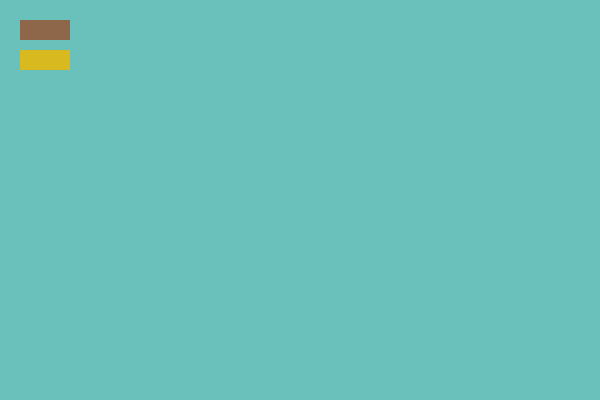
Frame 1 (no input)
Frame 60 (the mouse pressed at the canvas centre just before this capture): identical to frame 1, image omitted
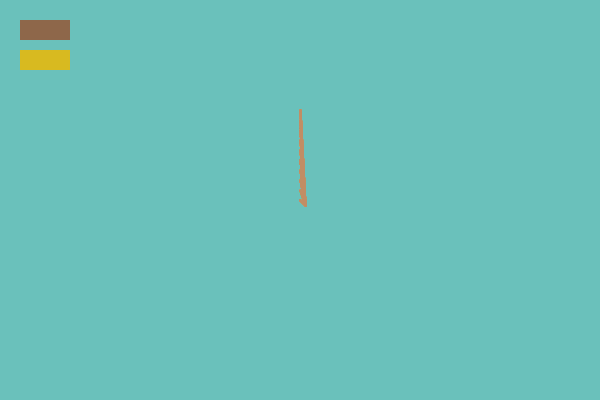
Frame 120 (the mouse held since frame 60 and released just before this capture)

The Processing sketch that drew these frames (run headless with seeded random() and noise(); from frame 60 on, the mouse is pressed at the canvas centre):

// Processing sketch: project7_drawing
// ── project7_drawing.pde
Boolean brush = true;
int bx = 20;
int by = 20;
int bw = 50;
int bh = 20;
int by2 = by + bh + 10;
int d = 5;

void setup() {
  size(600, 400);
  colorMode(HSB, 360, 100, 100);
  background(176, 45, 76);
  cursor(HAND);
}

void draw() {
  // brown rectangle
  if((mouseX > bx) && (mouseX < bx + bw) && (mouseY > by) && (mouseY < by + bh) && mousePressed == true) {
    noStroke();
    fill(26, 48, 76);
    brush = true;
  } else {
    noStroke();
    fill(26, 48, 56);
  }
  
  //yellow rectangle
  rect(bx, by, bw, bh);
  if ((mouseX > bx) && (mouseX < bx + bw) && (mouseY > by2) && (mouseY < by2 + bh) && mousePressed == true) {
    noStroke();
    fill(50, 85, 100);
    brush = false;
  } else {
    fill(50, 85, 85);
  }
  
  //line pattern
  rect(bx, by2, bw, bh);
  if(((mouseX < bx) || (mouseX > bx + bw) || (mouseY < by) || (mouseY > by + bh)) && brush == true && mousePressed == true) {
    translate(mouseX, mouseY);
    for(int i = 0; i < 10; i++) {
      stroke(26, 48, 76);
      strokeWeight(2);
      line(0, i * -10, 5, 5);
    }
  }
 
  //circle pattern
    if(((mouseX < bx) || (mouseX > bx + bw) || (mouseY < by2) || (mouseY > by2 + bh)) && brush == false && mousePressed == true) {
    fill(50, 85, 100);
    noStroke();
    ellipse(mouseX + d, mouseY, d, d);
    ellipse(mouseX - d, mouseY, d, d);
    ellipse(mouseX, mouseY + d, d, d);
    ellipse(mouseX, mouseY - d, d, d);
  }
  
}
